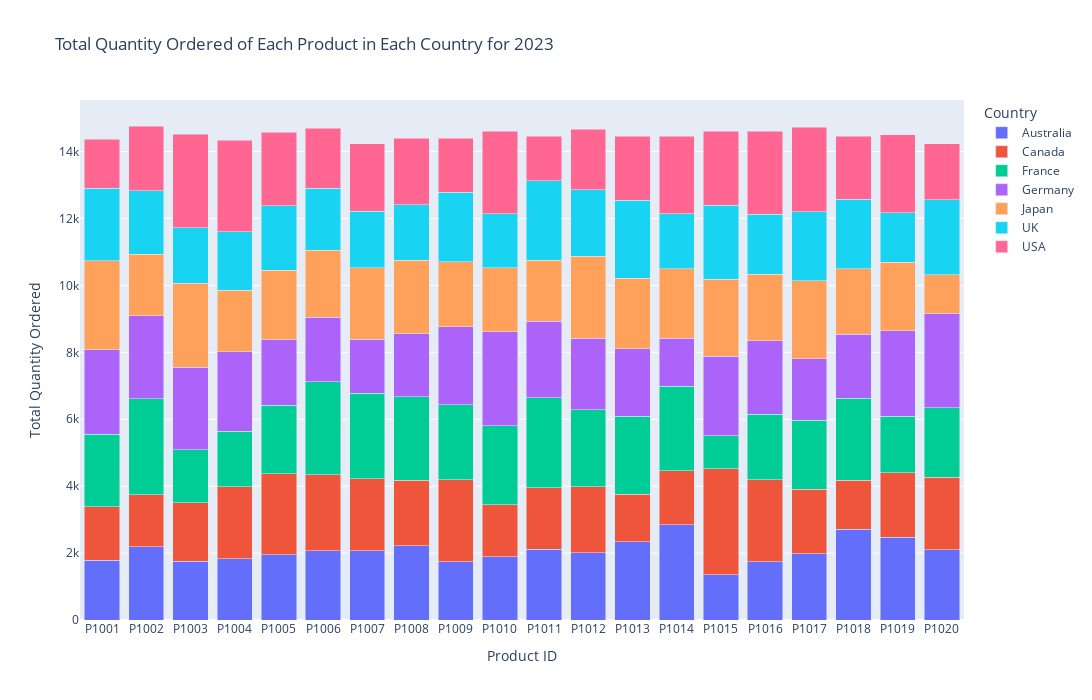

Notebook source saved alongside this figure:
### Code cell
# Aggregate the data to get the total quantity ordered for each product in each country
product_country_sales2 = data_2023.groupby(['Product ID', 'Country'])['Quantity Ordered'].sum().reset_index()

# Create a stacked bar chart using Plotly Express
fig = px.bar(
    product_country_sales2,
    x='Product ID',
    y='Quantity Ordered',
    color='Country',
    title='Total Quantity Ordered of Each Product in Each Country for 2023',
    labels={'Quantity Ordered': 'Total Quantity Ordered', 'Product ID': 'Product ID'},
    barmode='stack'
)

# Customize the layout
fig.update_layout(
    xaxis_title='Product ID',
    yaxis_title='Total Quantity Ordered',
    legend_title='Country',
    width=1200,
    height=700
)

fig.show()

### Figure 1 — Plotly figure (JSON) as saved in the notebook; plotly's stock layout.template omitted (floating-point values rounded to 4 significant figures)
{"data": [{"alignmentgroup": "True", "hovertemplate": "Country=Australia<br>Product ID=%{x}<br>Total Quantity Ordered=%{y}<extra></extra>", "legendgroup": "Australia", "marker": {"color": "#636efa", "pattern": {"shape": ""}}, "name": "Australia", "offsetgroup": "Australia", "orientation": "v", "showlegend": true, "textposition": "auto", "type": "bar", "x": ["P1001", "P1002", "P1003", "P1004", "P1005", "P1006", "P1007", "P1008", "P1009", "P1010", "P1011", "P1012", "P1013", "P1014", "P1015", "P1016", "P1017", "P1018", "P1019", "P1020"], "xaxis": "x", "y": [1783, 2184, 1761, 1838, 1950, 2065, 2065, 2212, 1737, 1895, 2111, 2012, 2340, 2842, 1353, 1736, 1977, 2714, 2474, 2103], "yaxis": "y"}, {"alignmentgroup": "True", "hovertemplate": "Country=Canada<br>Product ID=%{x}<br>Total Quantity Ordered=%{y}<extra></extra>", "legendgroup": "Canada", "marker": {"color": "#EF553B", "pattern": {"shape": ""}}, "name": "Canada", "offsetgroup": "Canada", "orientation": "v", "showlegend": true, "textposition": "auto", "type": "bar", "x": ["P1001", "P1002", "P1003", "P1004", "P1005", "P1006", "P1007", "P1008", "P1009", "P1010", "P1011", "P1012", "P1013", "P1014", "P1015", "P1016", "P1017", "P1018", "P1019", "P1020"], "xaxis": "x", "y": [1600, 1566, 1746, 2146, 2423, 2278, 2157, 1968, 2456, 1554, 1849, 1966, 1415, 1623, 3165, 2450, 1930, 1456, 1934, 2168], "yaxis": "y"}, {"alignmentgroup": "True", "hovertemplate": "Country=France<br>Product ID=%{x}<br>Total Quantity Ordered=%{y}<extra></extra>", "legendgroup": "France", "marker": {"color": "#00cc96", "pattern": {"shape": ""}}, "name": "France", "offsetgroup": "France", "orientation": "v", "showlegend": true, "textposition": "auto", "type": "bar", "x": ["P1001", "P1002", "P1003", "P1004", "P1005", "P1006", "P1007", "P1008", "P1009", "P1010", "P1011", "P1012", "P1013", "P1014", "P1015", "P1016", "P1017", "P1018", "P1019", "P1020"], "xaxis": "x", "y": [2163, 2862, 1577, 1654, 2043, 2783, 2551, 2494, 2240, 2352, 2678, 2310, 2328, 2520, 983, 1964, 2066, 2451, 1689, 2068], "yaxis": "y"}, {"alignmentgroup": "True", "hovertemplate": "Country=Germany<br>Product ID=%{x}<br>Total Quantity Ordered=%{y}<extra></extra>", "legendgroup": "Germany", "marker": {"color": "#ab63fa", "pattern": {"shape": ""}}, "name": "Germany", "offsetgroup": "Germany", "orientation": "v", "showlegend": true, "textposition": "auto", "type": "bar", "x": ["P1001", "P1002", "P1003", "P1004", "P1005", "P1006", "P1007", "P1008", "P1009", "P1010", "P1011", "P1012", "P1013", "P1014", "P1015", "P1016", "P1017", "P1018", "P1019", "P1020"], "xaxis": "x", "y": [2529, 2477, 2474, 2376, 1964, 1930, 1617, 1878, 2325, 2821, 2295, 2134, 2029, 1431, 2379, 2192, 1842, 1919, 2548, 2811], "yaxis": "y"}, {"alignmentgroup": "True", "hovertemplate": "Country=Japan<br>Product ID=%{x}<br>Total Quantity Ordered=%{y}<extra></extra>", "legendgroup": "Japan", "marker": {"color": "#FFA15A", "pattern": {"shape": ""}}, "name": "Japan", "offsetgroup": "Japan", "orientation": "v", "showlegend": true, "textposition": "auto", "type": "bar", "x": ["P1001", "P1002", "P1003", "P1004", "P1005", "P1006", "P1007", "P1008", "P1009", "P1010", "P1011", "P1012", "P1013", "P1014", "P1015", "P1016", "P1017", "P1018", "P1019", "P1020"], "xaxis": "x", "y": [2667, 1849, 2510, 1844, 2075, 1994, 2145, 2197, 1953, 1901, 1827, 2449, 2097, 2090, 2310, 1992, 2324, 1959, 2044, 1175], "yaxis": "y"}, {"alignmentgroup": "True", "hovertemplate": "Country=UK<br>Product ID=%{x}<br>Total Quantity Ordered=%{y}<extra></extra>", "legendgroup": "UK", "marker": {"color": "#19d3f3", "pattern": {"shape": ""}}, "name": "UK", "offsetgroup": "UK", "orientation": "v", "showlegend": true, "textposition": "auto", "type": "bar", "x": ["P1001", "P1002", "P1003", "P1004", "P1005", "P1006", "P1007", "P1008", "P1009", "P1010", "P1011", "P1012", "P1013", "P1014", "P1015", "P1016", "P1017", "P1018", "P1019", "P1020"], "xaxis": "x", "y": [2166, 1893, 1651, 1742, 1920, 1855, 1678, 1664, 2077, 1612, 2370, 1990, 2339, 1632, 2209, 1788, 2069, 2083, 1484, 2241], "yaxis": "y"}, {"alignmentgroup": "True", "hovertemplate": "Country=USA<br>Product ID=%{x}<br>Total Quantity Ordered=%{y}<extra></extra>", "legendgroup": "USA", "marker": {"color": "#FF6692", "pattern": {"shape": ""}}, "name": "USA", "offsetgroup": "USA", "orientation": "v", "showlegend": true, "textposition": "auto", "type": "bar", "x": ["P1001", "P1002", "P1003", "P1004", "P1005", "P1006", "P1007", "P1008", "P1009", "P1010", "P1011", "P1012", "P1013", "P1014", "P1015", "P1016", "P1017", "P1018", "P1019", "P1020"], "xaxis": "x", "y": [1459, 1934, 2795, 2733, 2201, 1787, 2016, 1981, 1617, 2476, 1333, 1803, 1915, 2319, 2212, 2483, 2521, 1879, 2335, 1663], "yaxis": "y"}], "layout": {"barmode": "stack", "height": 700, "legend": {"title": {"text": "Country"}, "tracegroupgap": 0}, "title": {"text": "Total Quantity Ordered of Each Product in Each Country for 2023"}, "width": 1200, "xaxis": {"anchor": "y", "domain": [0, 1], "title": {"text": "Product ID"}}, "yaxis": {"anchor": "x", "domain": [0, 1], "title": {"text": "Total Quantity Ordered"}}}}
